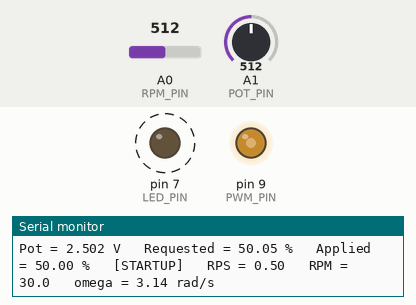
The sketch below on a simulated Arduino Uno, built with avr-gcc and run on an emulated ATmega328P. Shown: output pins drawn as LEDs (lit = HIGH), the last lines printed to the serial monitor. Dashed ring = blinking. The inputs (shaded band) are chosen by the test bench; at power-on: A1 (POT_PIN) = 512, A0 (RPM_PIN) = 512.

Above: at 1.3 s.
1.4 s: A1 (POT_PIN) set to 7
At 3.31 s:
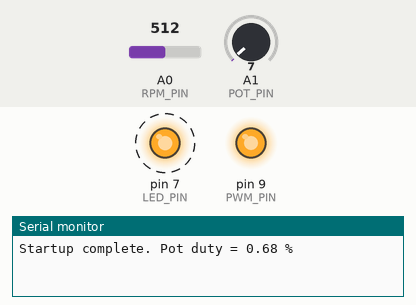
4.4 s: A1 (POT_PIN) set to 4
At 4.59 s:
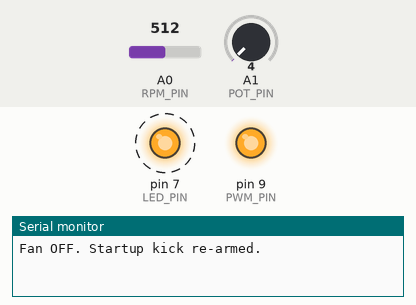
7.4 s: A1 (POT_PIN) set to 38
At 8.09 s:
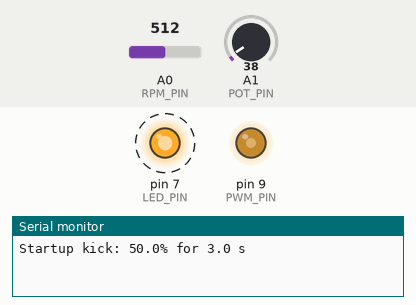
10.4 s: A1 (POT_PIN) set to 306
At 11.47 s:
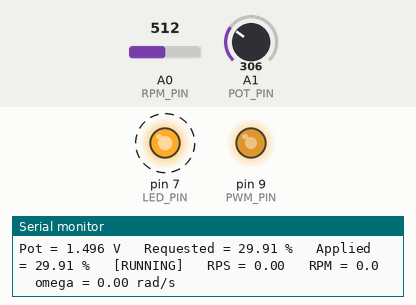
13.4 s: A1 (POT_PIN) set to 900
At 13.69 s:
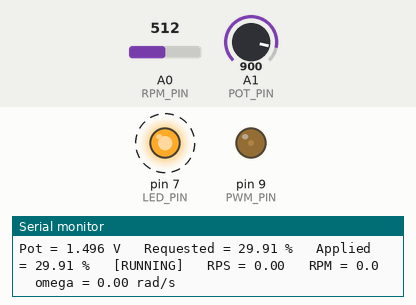
16.4 s: A1 (POT_PIN) set to 511
At 17.16 s:
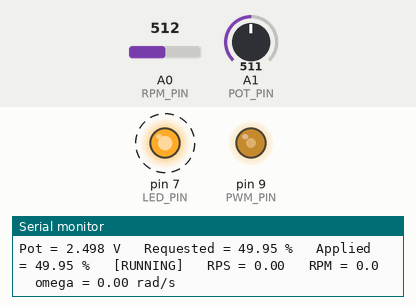
Timing chart, 0 to 20.4 s (numbered marks = the images above; inputs shaded):
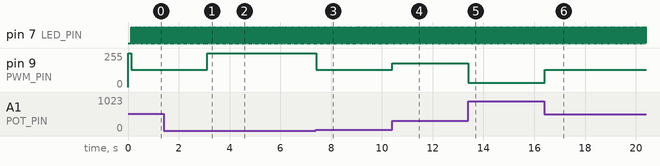

Measured:
- after the input at 1.4 s, pin 9 (PWM_PIN): 128/255 → 253/255 after 1.7 s
- after the input at 4.4 s, pin 9 (PWM_PIN): 253/255 → 255/255 at once
- after the input at 7.4 s, pin 9 (PWM_PIN): 255/255 → 128/255 at once
- after the input at 10.4 s, pin 9 (PWM_PIN): 128/255 → 179/255 at once
- after the input at 13.4 s, pin 9 (PWM_PIN): 179/255 → 31/255 at once
- after the input at 16.4 s, pin 9 (PWM_PIN): 31/255 → 128/255 at once
- by itself, pin 7 (LED_PIN): alternates HIGH for 0.01 s and LOW for 0.01 s

The sketch:

fan_control_modes_fine_pwm_2.ino
```cpp
// ============================================================
// FAN CONTROL WITH POTENTIOMETER + STARTUP KICK
// Arduino UNO R3 / Nano (ATmega328P)
//
// D7 = blinking LED
// D9 = high-resolution Timer1 PWM output to BC547 -> IRF520 -> fan
// A0 = photodiode RPM signal
// A1 = potentiometer wiper (0-5 V)
//
// Behavior:
//   - Pot controls requested fan duty from 0% to 100%.
//   - Whenever the fan starts from OFF, it runs at 50% duty
//     for 3 seconds, then drops to the potentiometer-requested duty.
//   - If the pot is turned back to 0, the fan turns OFF and the
//     startup kick is re-armed for the next start.
//
// IMPORTANT:
//   The BC547 stage inverts the PWM.
//   Therefore the Arduino PWM duty is (100% - desired fan duty).
//
// Timer1:
//   D9 = OC1A
//   Fast PWM at ~500 Hz
//   TOP = 31999
//   Resolution ~= 100/32000 = 0.003125%
// ============================================================

const int LED_PIN = 7;
const int PWM_PIN = 9;
const int RPM_PIN = A0;
const int POT_PIN = A1;

// USER SETTINGS
float blinksPerSecond = 34.0;

const float STARTUP_DUTY = 50.0;
const unsigned long STARTUP_TIME_MS = 3000;

const float ADC_REFERENCE_V = 5.0;
const int POT_OFF_ADC = 5;
const unsigned long POT_SAMPLE_TIME_MS = 20;

const unsigned long RPM_SAMPLE_TIME_MS = 1000;

// Photodiode thresholds recalculated for DEFAULT ~5 V ADC reference:
// 145 mV -> ~30 counts, 135 mV -> ~28 counts.
const int THRESHOLD_HIGH = 30;
const int THRESHOLD_LOW  = 28;

// Two optical crossings per revolution.
const float PULSES_PER_REV = 2.0;

const unsigned long MIN_PULSE_INTERVAL_US = 5000;

// TIMER1 PWM
const uint16_t PWM_TOP = 31999;

// LED
unsigned long previousBlinkTime = 0;
bool ledState = LOW;

// RPM
bool signalHigh = false;
unsigned long pulseCount = 0;
unsigned long lastPulseTimeUs = 0;
unsigned long previousRPMSampleTime = 0;

// Pot
unsigned long previousPotSampleTime = 0;
int potADC = 0;
float potVoltage = 0.0;
float requestedDuty = 0.0;

// Fan output
float currentDuty = 0.0;
uint16_t currentTimerCount = PWM_TOP;

enum FanState {
  FAN_STOPPED,
  FAN_STARTUP,
  FAN_RUNNING
};

FanState fanState = FAN_STOPPED;
unsigned long startupStartTime = 0;

// ============================================================
// LED
// ============================================================

void updateLED() {
  unsigned long now = millis();
  unsigned long halfPeriod =
    (unsigned long)(1000.0 / (2.0 * blinksPerSecond));

  if (now - previousBlinkTime >= halfPeriod) {
    previousBlinkTime = now;
    ledState = !ledState;
    digitalWrite(LED_PIN, ledState);
  }
}

// ============================================================
// TIMER1 PWM
// ============================================================

void setupFinePWM() {
  pinMode(PWM_PIN, OUTPUT);

  TCCR1A = 0;
  TCCR1B = 0;
  TCNT1 = 0;

  ICR1 = PWM_TOP;
  OCR1A = PWM_TOP;

  // Fast PWM mode 14, TOP = ICR1, prescaler = 1
  TCCR1A = _BV(WGM11);
  TCCR1B = _BV(WGM13) | _BV(WGM12) | _BV(CS10);

  // Fan OFF:
  // Arduino HIGH -> BC547 ON -> MOSFET gate LOW.
  TCCR1A &= ~(_BV(COM1A1) | _BV(COM1A0));
  digitalWrite(PWM_PIN, HIGH);
}

uint16_t dutyToTimerCount(float fanDutyPercent) {
  if (fanDutyPercent <= 0.0) return PWM_TOP;
  if (fanDutyPercent >= 100.0) return 0;

  float fanFraction = fanDutyPercent / 100.0;
  float arduinoHighFraction = 1.0 - fanFraction;

  long count = lround((double)PWM_TOP * arduinoHighFraction);

  if (count < 0) count = 0;
  if (count > PWM_TOP) count = PWM_TOP;

  return (uint16_t)count;
}

void setFanDuty(float fanDutyPercent) {
  fanDutyPercent = constrain(fanDutyPercent, 0.0, 100.0);

  currentDuty = fanDutyPercent;
  currentTimerCount = dutyToTimerCount(currentDuty);

  if (currentDuty <= 0.0) {
    TCCR1A &= ~(_BV(COM1A1) | _BV(COM1A0));
    digitalWrite(PWM_PIN, HIGH);
  }
  else if (currentDuty >= 100.0) {
    TCCR1A &= ~(_BV(COM1A1) | _BV(COM1A0));
    digitalWrite(PWM_PIN, LOW);
  }
  else {
    OCR1A = currentTimerCount;
    TCCR1A &= ~_BV(COM1A0);
    TCCR1A |= _BV(COM1A1);
  }
}

void fanOff() {
  setFanDuty(0.0);
  fanState = FAN_STOPPED;
}

// ============================================================
// POTENTIOMETER CONTROL
// ============================================================

void updatePotentiometerControl() {
  unsigned long now = millis();

  if (now - previousPotSampleTime < POT_SAMPLE_TIME_MS) {
    return;
  }

  previousPotSampleTime = now;

  potADC = analogRead(POT_PIN);

  potVoltage =
    ((float)potADC / 1023.0) * ADC_REFERENCE_V;

  if (potADC <= POT_OFF_ADC) {
    requestedDuty = 0.0;
  }
  else {
    requestedDuty =
      ((float)potADC / 1023.0) * 100.0;
  }

  // Pot at zero -> fan OFF
  if (requestedDuty <= 0.0) {
    if (fanState != FAN_STOPPED) {
      fanOff();
      Serial.println("Fan OFF. Startup kick re-armed.");
    }
    return;
  }

  // Start from OFF -> 50% for 3 s
  if (fanState == FAN_STOPPED) {
    fanState = FAN_STARTUP;
    startupStartTime = now;

    setFanDuty(STARTUP_DUTY);

    Serial.println();
    Serial.print("Startup kick: ");
    Serial.print(STARTUP_DUTY, 1);
    Serial.print("% for ");
    Serial.print(STARTUP_TIME_MS / 1000.0, 1);
    Serial.println(" s");
    return;
  }

  // Hold startup duty; after 3 s apply latest pot command.
  if (fanState == FAN_STARTUP) {
    if (now - startupStartTime >= STARTUP_TIME_MS) {
      fanState = FAN_RUNNING;
      setFanDuty(requestedDuty);

      Serial.print("Startup complete. Pot duty = ");
      Serial.print(requestedDuty, 2);
      Serial.println(" %");
    }
    return;
  }

  // Normal running
  if (fanState == FAN_RUNNING) {
    if (fabs(requestedDuty - currentDuty) >= 0.02) {
      setFanDuty(requestedDuty);
    }
  }
}

// ============================================================
// PHOTODIODE / RPM
// ============================================================

void samplePhotodiode() {
  int sensorValue = analogRead(RPM_PIN);

  if (!signalHigh && sensorValue >= THRESHOLD_HIGH) {
    unsigned long nowUs = micros();

    if (nowUs - lastPulseTimeUs >= MIN_PULSE_INTERVAL_US) {
      pulseCount++;
      lastPulseTimeUs = nowUs;
    }

    signalHigh = true;
  }

  if (signalHigh && sensorValue <= THRESHOLD_LOW) {
    signalHigh = false;
  }
}

float calculateRPM(unsigned long pulses, unsigned long elapsedMs) {
  if (elapsedMs == 0) return 0.0;

  float revolutions = pulses / PULSES_PER_REV;
  return revolutions * (60000.0 / elapsedMs);
}

float rpmToOmega(float rpm) {
  return rpm * 2.0 * PI / 60.0;
}

void updateRPMReport() {
  unsigned long now = millis();

  if (now - previousRPMSampleTime < RPM_SAMPLE_TIME_MS) {
    return;
  }

  unsigned long elapsed = now - previousRPMSampleTime;
  previousRPMSampleTime = now;

  unsigned long pulses = pulseCount;
  pulseCount = 0;

  float rpm = calculateRPM(pulses, elapsed);
  float rps = rpm / 60.0;
  float omega = rpmToOmega(rpm);

  Serial.print("Pot = ");
  Serial.print(potVoltage, 3);
  Serial.print(" V");

  Serial.print("   Requested = ");
  Serial.print(requestedDuty, 2);
  Serial.print(" %");

  Serial.print("   Applied = ");
  Serial.print(currentDuty, 2);
  Serial.print(" %");

  if (fanState == FAN_STARTUP) {
    Serial.print("   [STARTUP]");
  }
  else if (fanState == FAN_STOPPED) {
    Serial.print("   [OFF]");
  }
  else {
    Serial.print("   [RUNNING]");
  }

  Serial.print("   RPS = ");
  Serial.print(rps, 2);

  Serial.print("   RPM = ");
  Serial.print(rpm, 1);

  Serial.print("   omega = ");
  Serial.print(omega, 2);
  Serial.println(" rad/s");
}

// ============================================================
// SETUP
// ============================================================

void setup() {
  pinMode(LED_PIN, OUTPUT);
  pinMode(POT_PIN, INPUT);

  setupFinePWM();

  // Pot is 0-5 V, so use AVcc (~5 V) as ADC reference.
  analogReference(DEFAULT);

  Serial.begin(115200);
  delay(100);

  // Throw away initial ADC conversions.
  analogRead(RPM_PIN);
  analogRead(POT_PIN);
  analogRead(RPM_PIN);
  analogRead(POT_PIN);

  fanOff();

  previousRPMSampleTime = millis();
  previousPotSampleTime = millis();

  Serial.println();
  Serial.println("==============================================");
  Serial.println("POTENTIOMETER FAN CONTROLLER");
  Serial.println("==============================================");
  Serial.println("D9 = fine PWM -> BC547 -> IRF520 -> fan");
  Serial.println("A0 = photodiode RPM input");
  Serial.println("A1 = potentiometer wiper, 0-5 V");
  Serial.println("Pot 0-5 V maps to fan duty 0-100%");
  Serial.println("Startup kick = 50% for 3 seconds");
  Serial.println("Timer1 PWM ~= 500 Hz");
  Serial.println();
}

// ============================================================
// MAIN LOOP
// ============================================================

void loop() {
  samplePhotodiode();
  updatePotentiometerControl();
  updateRPMReport();
  updateLED();
}
```
